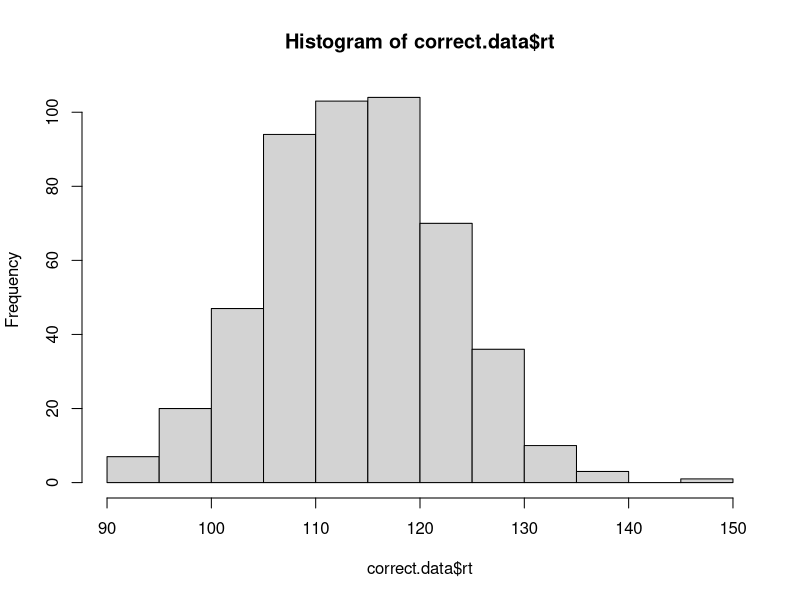
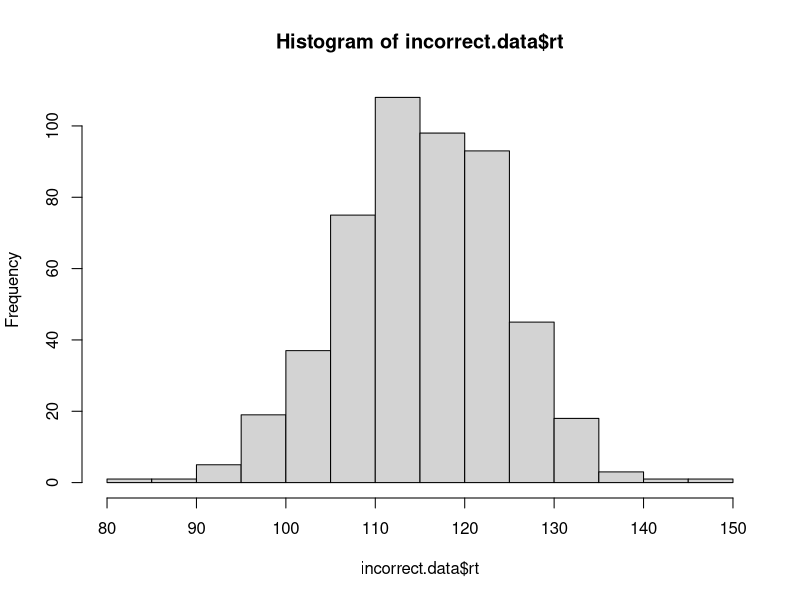

Write the R code that produced these figures, in order.
# implement the model by filling in the function below
# the model should return a data frame with two columns: correct and rt
# the correct column should be TRUE or FALSE, and rt should contain the
# number of steps it took to reach the criterion.

# note that the function takes four arguments:
# samples is the number of samples to draw from the model
# rate.1 is the evidence accumulation rate for the correct response (default value is 40)
# rate.1 is the evidence accumulation rate for the incorrect response (default value is 40)
# criterion is the threshold for a response (default value is 3)

# one oddity: note that higher values for rate.1 and rate.2 will actually produce slower RTs.
# this is because the rate parameter is controlling the rate of decay of the exponential distribution,
# so faster rates mean that less evidence is likely to accumulate on each step. we could make
# these parameters more intuitive by taking 1/rate.1 and 1/rate.2 as the values to rexp().

accumulator.model <- function(samples, rate.1=40, rate.2=40, criterion=3){
    rt.array <- c()
    accuracy.array <- c()
    for (i in 1:samples){ #counts number of samples
      value.1 <- 0
      value.2 <- 0
      rt <- 0
      while (value.1 < criterion && value.2 < criterion){ #loop performs main function
        value.1 <- value.1 + rexp(1, rate.1) #stores and adds values to variable 1...takes random steps
        value.2 <- value.2 + rexp(1, rate.2) #stores and adds values to variable 2...takes random steps
        rt <- rt + 1} #add to running count of reaction time
      
      if(value.1 > criterion && value.2 > criterion){ #if they go over on the same rt then the bigger one
        if (value.1 >= value.2){ #is counted
          accuracy.array[i] <- T
        }
        else{
          accuracy.array[i] <- F
        
        }
      }
      if (value.1 > criterion && value.2 < criterion){     #takes the values we built up and builds an array of values
        accuracy.array[i] <- T
      }
      else{
        accuracy.array[i] <- F
      }
      rt.array[i]<- rt
    }
    output <- data.frame( #creates data.frame with our values
      correct = accuracy.array,
      rt = rt.array
    )
    return(output)
}

# test the model ####

# if the model is working correctly, then the line below should generate a data frame with 
# 1000 samples and about half of the samples should be correct. the average rt will probably
# be around 112, but might vary from that by a bit.

initial.test <- accumulator.model(1000)
sum(initial.test$correct) / length(initial.test$correct) # should be close to 0.5
mean(initial.test$rt) # should be about 112

# visualize the RT distributions ####

# we can use dplyr to filter the data and visualize the correct and incorrect RT distributions

library(dplyr)

correct.data <- initial.test %>% filter(correct==TRUE)
incorrect.data <- initial.test %>% filter(correct==FALSE)

hist(correct.data$rt)
hist(incorrect.data$rt)